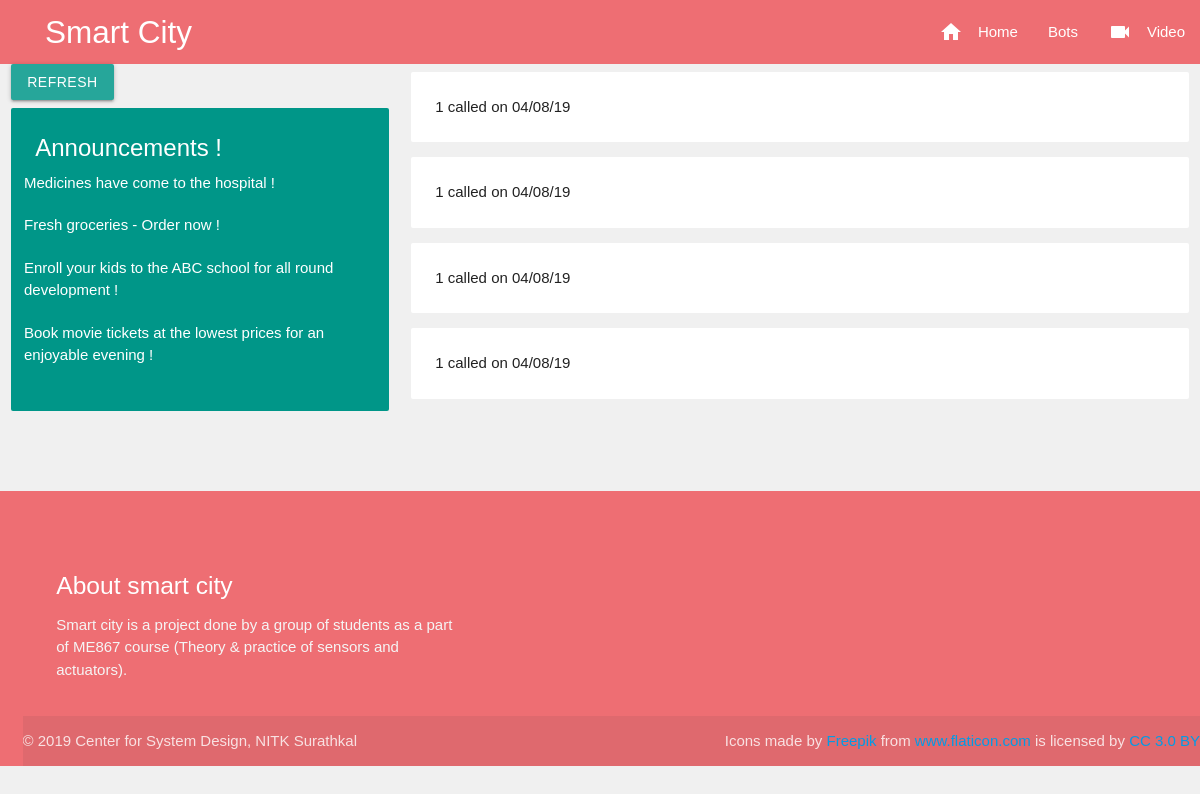
The app's page /smart-house, older data.
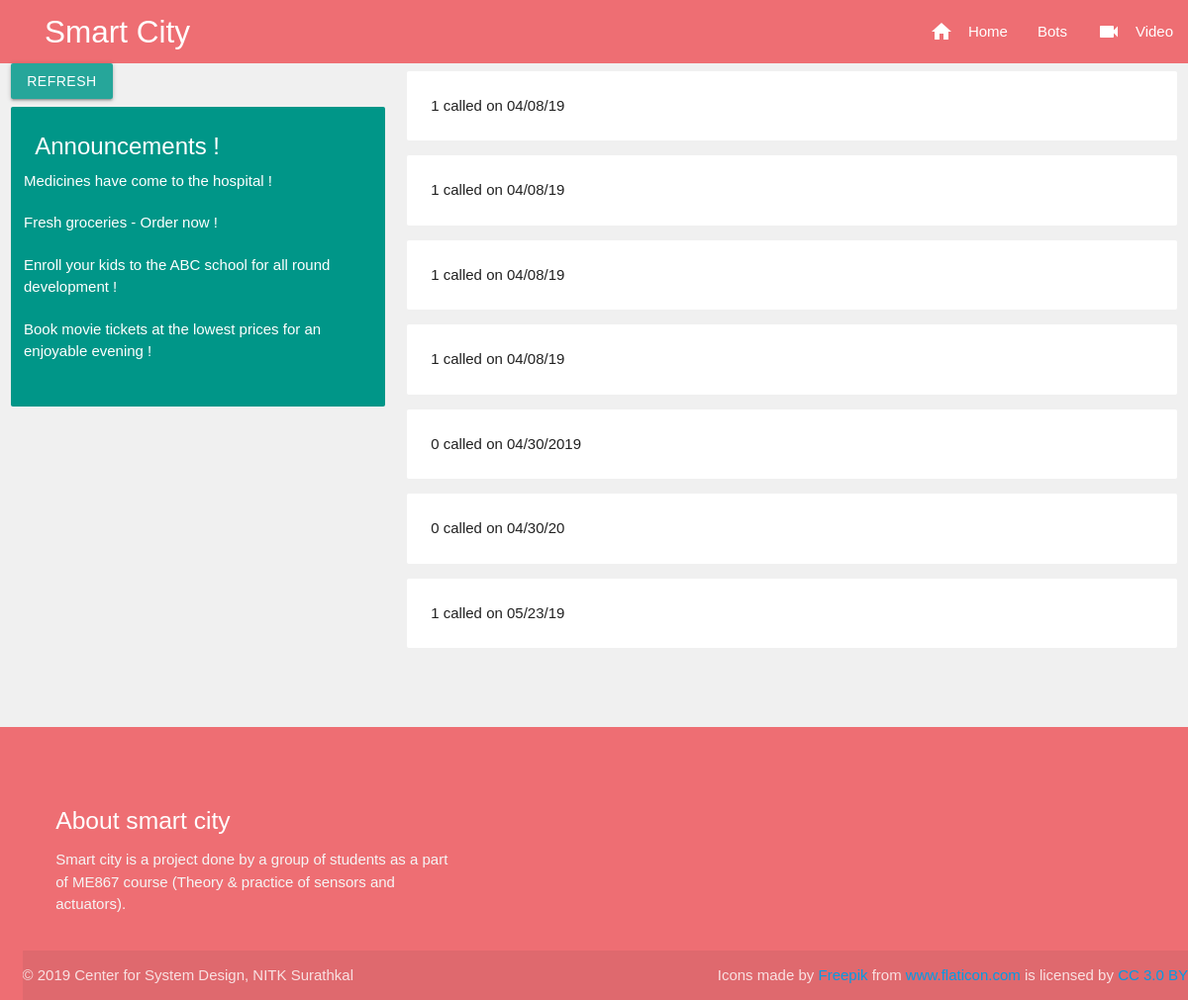
The same page, newer data.
### tables this page shows
CREATE TABLE "HOUSE_DATA" (
	"ID"	INTEGER NOT NULL PRIMARY KEY AUTOINCREMENT,
	"PUSH_BTN_1"	INT NOT NULL,
	"PUSH_BTN_2"	INT NOT NULL,
	"PUSH_BTN_3"	INT NOT NULL,
	"PUSH_BTN_4"	INT NOT NULL,
	"DATE"	TEXT NOT NULL,
	"TIME"	TEXT NOT NULL
);

### smart_city/routes.py (the view)
@smart_city.route("/smart-house")
def smart_house():
	smart_city_data = sqlite3.connect("./tpsa.db")
	house_data = smart_city_data.cursor().execute("SELECT id, push_btn_1, push_btn_2, push_btn_3, push_btn_4, date, time FROM HOUSE_DATA")
	data = []
	for row in house_data:
		stored_data = {
			"id": row[0],
			"push_btn_1": row[1],
			"push_btn_2": row[2],
			"push_btn_3": row[3],
			"push_btn_4": row[4],
			"date": row[5],
			"time": row[6]
		}
		data.append(stored_data)
	return render_template("house.html", data=data)

### smart_city/templates/house.html (shortened to what this page needs)
{% extends "base.html" %}
{% block smart_home %}
    <div class="row">
        <div class="col s4">
            <a href="#" class="btn waves-effect z-dpeth-0" id="refresh_data">Refresh</a>
            <div class="card teal whiten-2 z-depth-0">
                <div class="card-content white-text">
                    <span class="card-title">Announcements !</span>
                    <div class="row">
                        <span> Medicines have come to the hospital !</span>
                    </div>
                    <div class="row">
                        <span> Fresh groceries - Order now !</span>
                    </div>
                    <div class="row">
                        <span> Enroll your kids to the ABC school for all round development !</span>
                    </div>
                    <div class="row">
                        <span> Book movie tickets at the lowest prices for an enjoyable evening !</span>
                    </div>
                </div>
            </div>
        </div>
        <div class="row">
            <div class="col s8">
                {% for house_data in data %}
                    <div class="card-panel z-depth-0">
                        <span>{{ house_data.push_btn_1 }}</span> called on <span>{{ house_data.date }}</span>
                    </div>
                {% endfor %}
            </div>
        </div>
    </div>
{% endblock smart_home %}

Row changes from the older to the newer data that the page shows:
added HOUSE_DATA: push_btn_1 "0", date "04/30/2019"
added HOUSE_DATA: push_btn_1 "0", date "04/30/20"
added HOUSE_DATA: push_btn_1 "1", date "05/23/19"
